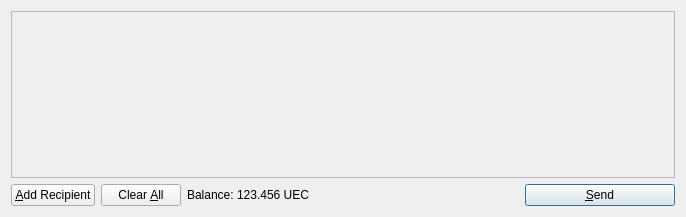
<?xml version="1.0" encoding="UTF-8"?>
<ui version="4.0">
 <class>SendCoinsDialog</class>
 <widget class="QDialog" name="SendCoinsDialog">
  <property name="geometry">
   <rect>
    <x>0</x>
    <y>0</y>
    <width>686</width>
    <height>217</height>
   </rect>
  </property>
  <property name="windowTitle">
   <string>Send Coins</string>
  </property>
  <layout class="QVBoxLayout" name="verticalLayout">
   <item>
    <widget class="QScrollArea" name="scrollArea">
     <property name="widgetResizable">
      <bool>true</bool>
     </property>
     <widget class="QWidget" name="scrollAreaWidgetContents">
      <property name="geometry">
       <rect>
        <x>0</x>
        <y>0</y>
        <width>666</width>
        <height>165</height>
       </rect>
      </property>
      <layout class="QVBoxLayout" name="verticalLayout_2">
       <property name="margin">
        <number>0</number>
       </property>
       <item>
        <layout class="QVBoxLayout" name="entries">
         <property name="spacing">
          <number>6</number>
         </property>
        </layout>
       </item>
       <item>
        <spacer name="verticalSpacer">
         <property name="orientation">
          <enum>Qt::Vertical</enum>
         </property>
         <property name="sizeHint" stdset="0">
          <size>
           <width>20</width>
           <height>40</height>
          </size>
         </property>
        </spacer>
       </item>
      </layout>
     </widget>
    </widget>
   </item>
   <item>
    <layout class="QHBoxLayout" name="horizontalLayout">
     <item>
      <widget class="QPushButton" name="addButton">
       <property name="toolTip">
        <string>Send to multiple recipients at once</string>
       </property>
       <property name="text">
        <string>&amp;Add Recipient</string>
       </property>
       <property name="icon">
        <iconset resource="../bitcoin.qrc">
         <normaloff>:/icons/add</normaloff>:/icons/add</iconset>
       </property>
       <property name="autoDefault">
        <bool>false</bool>
       </property>
      </widget>
     </item>
     <item>
      <widget class="QPushButton" name="clearButton">
       <property name="sizePolicy">
        <sizepolicy hsizetype="Minimum" vsizetype="Fixed">
         <horstretch>0</horstretch>
         <verstretch>0</verstretch>
        </sizepolicy>
       </property>
       <property name="toolTip">
        <string>Remove all transaction fields</string>
       </property>
       <property name="text">
        <string>Clear &amp;All</string>
       </property>
       <property name="icon">
        <iconset resource="../bitcoin.qrc">
         <normaloff>:/icons/remove</normaloff>:/icons/remove</iconset>
       </property>
       <property name="autoRepeatDelay">
        <number>300</number>
       </property>
       <property name="autoDefault">
        <bool>false</bool>
       </property>
      </widget>
     </item>
     <item>
      <layout class="QHBoxLayout" name="horizontalLayout_2">
       <property name="spacing">
        <number>3</number>
       </property>
       <item>
        <widget class="QLabel" name="label">
         <property name="text">
          <string>Balance:</string>
         </property>
        </widget>
       </item>
       <item>
        <widget class="QLabel" name="labelBalance">
         <property name="cursor">
          <cursorShape>IBeamCursor</cursorShape>
         </property>
         <property name="text">
          <string>123.456 UEC</string>
         </property>
         <property name="textInteractionFlags">
          <set>Qt::LinksAccessibleByMouse|Qt::TextSelectableByKeyboard|Qt::TextSelectableByMouse</set>
         </property>
        </widget>
       </item>
      </layout>
     </item>
     <item>
      <spacer name="horizontalSpacer">
       <property name="orientation">
        <enum>Qt::Horizontal</enum>
       </property>
       <property name="sizeHint" stdset="0">
        <size>
         <width>40</width>
         <height>20</height>
        </size>
       </property>
      </spacer>
     </item>
     <item>
      <widget class="QPushButton" name="sendButton">
       <property name="minimumSize">
        <size>
         <width>150</width>
         <height>0</height>
        </size>
       </property>
       <property name="toolTip">
        <string>Confirm the send action</string>
       </property>
       <property name="text">
        <string>&amp;Send</string>
       </property>
       <property name="icon">
        <iconset resource="../bitcoin.qrc">
         <normaloff>:/icons/send</normaloff>:/icons/send</iconset>
       </property>
       <property name="default">
        <bool>true</bool>
       </property>
      </widget>
     </item>
    </layout>
   </item>
  </layout>
 </widget>
 <resources>
  <include location="../bitcoin.qrc"/>
 </resources>
 <connections/>
</ui>
